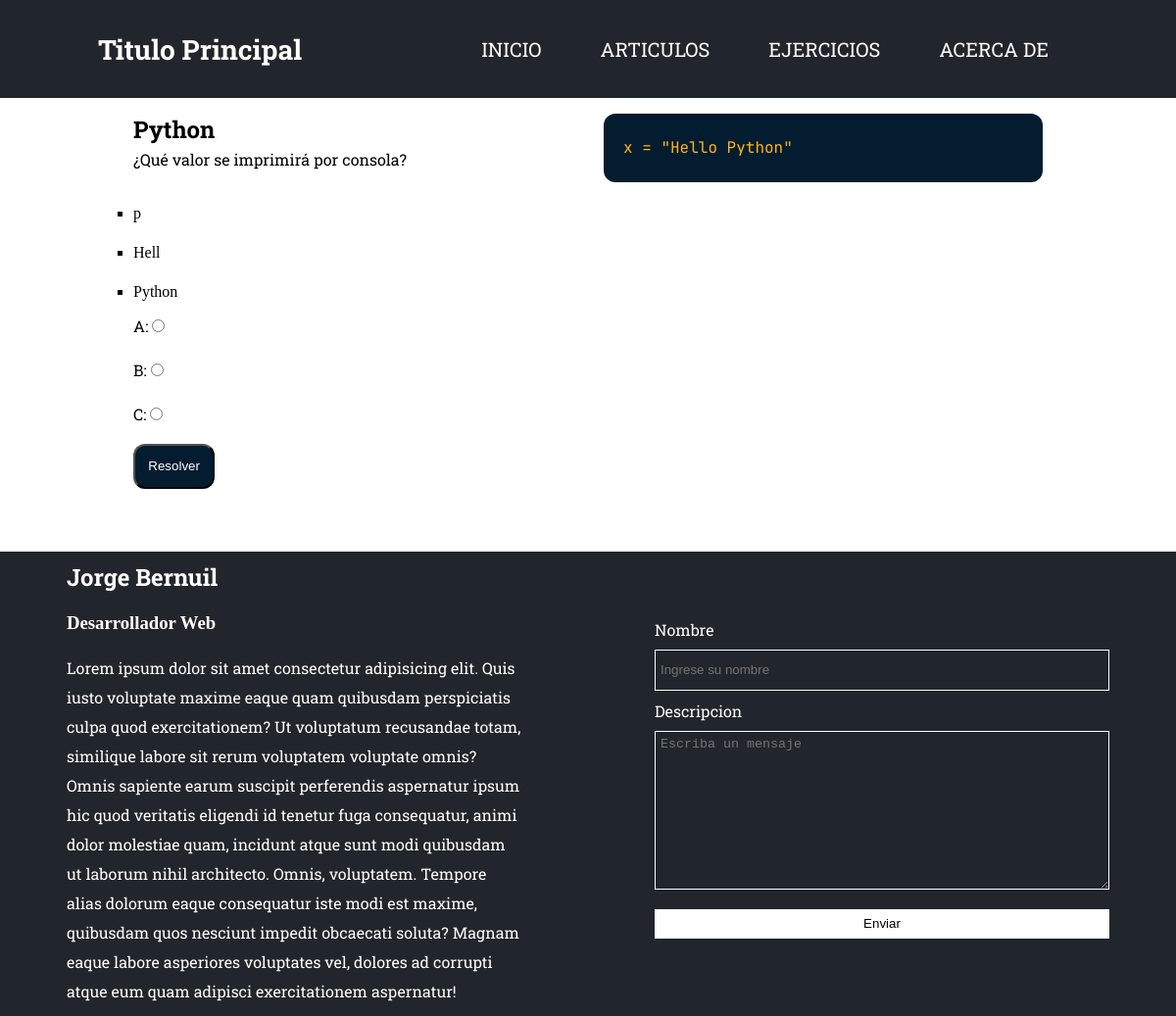
/view/ejercicio.php, run on the app's committed database.
### tables this page shows
CREATE TABLE `ejercicios` (
  `id` int(10) NOT NULL,
  `titulo` varchar(20) NOT NULL,
  `descripcion` varchar(255) NOT NULL,
  `respuestaA` varchar(255) NOT NULL,
  `respuestaB` varchar(255) NOT NULL,
  `respuestaC` varchar(255) NOT NULL,
  `clave` varchar(5) DEFAULT NULL,
  `codigo` varchar(255) NOT NULL,
  `respuesta` varchar(5) DEFAULT NULL
);

### php/quiz.php (called while the page is built, shortened)
<?php
    function consult_quiz($conexion) {
        $sql = "SELECT * FROM ejercicios ORDER BY RAND() LIMIT 1";
        $consulta = mysqli_query($conexion, $sql);
        $resultado = false;
        if($consulta && mysqli_num_rows($consulta) >= 1){
            $resultado = $consulta;
        }
        return $resultado;
    }
?>

### view/ejercicio.php (the view, shortened to what this page needs)
<?php require_once '../include/cabecera.php' ?>
    <main class="cuerpo">
        <div class="secciones">
        <div class="intro-ejercicios">
        <?php
            include('../php/conexion.php');
            include('../php/quiz.php');
            $consulta = consult_quiz($conexion);
                while($ver = mysqli_fetch_array($consulta)):
        ?>
            <div class="descripcion-ejercicio caja-ejercicio">
                <article>
                    <h1><?=$ver['titulo']?></h1>
                    <p><?=$ver['descripcion']?></p>
                    <form class="form-ejercicio" action="" method="post">
                        <ul>
                            <li><?=$ver['respuestaA']?></li>
                            <li><?=$ver['respuestaB']?></li>
                            <li><?=$ver['respuestaC']?></li>
                        </ul>
                        <p>A: <input type="radio" name="respuesta" id="a" value="a"></p>
                        <p>B: <input type="radio" name="respuesta" id="b" value="b"></p>
                        <p>C: <input type="radio" name="respuesta" id="c" value="c"></p>
                        <input type="submit" class="btn-quiz" name="quiz" value="Resolver">
                    </form>
                </article>
            </div>
            <div class="codigo-ejercicio caja-ejercicio">
<pre>
<?=$ver['codigo']?>
</pre>
                </div>
            </div>
        <?php
            endwhile;
        ?>
        </div>
    </main>
<?php require_once '../include/pie-pagina.php' ?>

### css/diseño.css (style rules this page uses)
* { padding: 0; margin: 0; }
.btn-quiz { background-color: #031c30; color: white; padding: 1em; border-radius: 12px; cursor: pointer; }
.cuerpo { grid-area: cuerpo; }
.secciones { width: 80%; margin: auto; }
.intro-ejercicios { display: flex; flex-direction: row; }
.caja-ejercicio { width: 50%; margin: 1em; }
.caja-ejercicio p { margin-bottom: 15px; }
pre { padding: 20px; line-height: 30px; background-color: #031c30; color: #ffb319; border-radius: 12px; }
.form-ejercicio li { line-height: 40px; }
.form-ejercicio { margin-top: 20px; }
.form-ejercicio ul { list-style: square; }

### data on the page
ejercicios: titulo "Python", descripcion "¿Qué valor se imprimirá por consola?", respuestaA "p", respuestaB "Hell", respuestaC "Python", codigo "x = \"Hello Python\""
